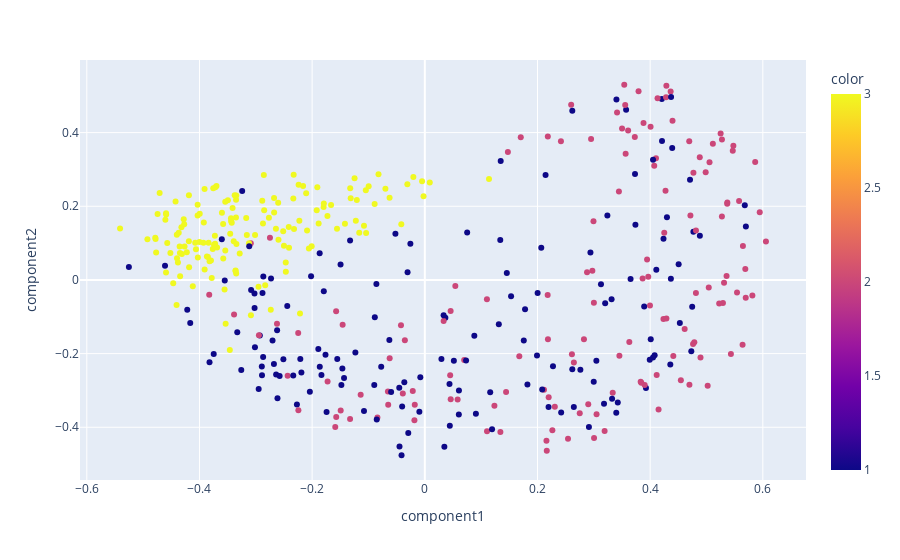

The code cell stored with this chart in its notebook:
### Code cell
fig = px.scatter(iqms_kpca, x="component1", y="component2", color=scores["condition"])
fig.show()

### Figure 1 — Plotly figure (JSON) as saved in the notebook; plotly's stock layout.template omitted (floating-point values rounded to 4 significant figures; data arrays with more than 128 entries replaced by an {"elided": "..."} marker saying what was removed)
{"data": [{"hovertemplate": "component1=%{x}<br>component2=%{y}<br>color=%{marker.color}<extra></extra>", "legendgroup": "", "marker": {"color": {"elided": "436 int values"}, "coloraxis": "coloraxis", "symbol": "circle"}, "mode": "markers", "name": "", "orientation": "v", "showlegend": false, "type": "scatter", "x": {"elided": "436 float values"}, "xaxis": "x", "y": {"elided": "436 float values"}, "yaxis": "y"}], "layout": {"coloraxis": {"colorbar": {"title": {"text": "color"}}, "colorscale": [[0, "#0d0887"], [0.1111, "#46039f"], [0.2222, "#7201a8"], [0.3333, "#9c179e"], [0.4444, "#bd3786"], [0.5556, "#d8576b"], [0.6667, "#ed7953"], [0.7778, "#fb9f3a"], [0.8889, "#fdca26"], [1, "#f0f921"]]}, "legend": {"tracegroupgap": 0}, "margin": {"t": 60}, "xaxis": {"anchor": "y", "domain": [0, 1], "title": {"text": "component1"}}, "yaxis": {"anchor": "x", "domain": [0, 1], "title": {"text": "component2"}}}}
